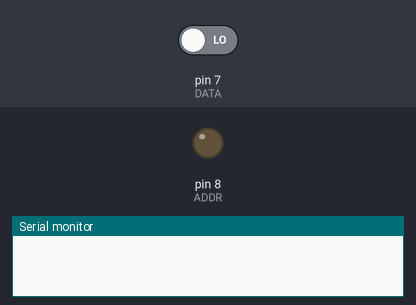
Simulated run of this sketch. Board: Arduino Uno, built with avr-gcc and run on an emulated ATmega328P. Parts: output pins drawn as LEDs (lit = HIGH), the last lines printed to the serial monitor. Inputs (shaded band) come from the test bench; at power-on: pin 7 (DATA) LOW. Pins used as bus, display or sensor lines are not drawn.

Above: at 2.8 s.
At 74.74 s:
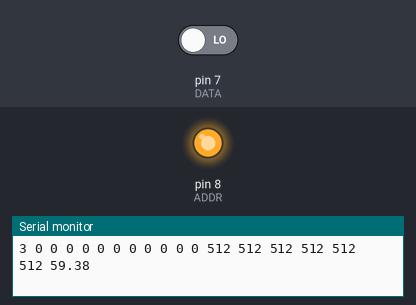
Timing chart, 0 to 76.8 s (numbered marks = the images above):
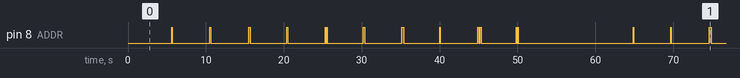

Measured:
- by itself, pin 8 (ADDR): moves between LOW and HIGH, repeating every 59.1 s
- by itself, everything shown: repeats every 59.1 s, in 26 steps

The sketch:

tlctest.ino
```cpp
#include "SimpleTimer.h"
SimpleTimer timer;

// debug variables
#define MSGSIZE 1
static unsigned int rising = 0; // the number of rising edges
static unsigned int falling = 0; // the number of falling edges
static unsigned int timerEventNumber;
static char msg[MSGSIZE];
static uint8_t msgpos;

static int mystate = 0;
static bool clkSig = false;
static bool readFinished = false;
static uint8_t counter1 = 0, counter3 = 0, counter5 = 0;
static uint8_t input; // used in the state machine function timerEvent
static uint8_t bitpos, readpos; // readpos: bit position for reading from pin
static uint8_t val; // receives one bit from the digital pin
static uint8_t adcresult; // holds the 8 bit result
static uint8_t teststate = 4;
static uint8_t cur_CS = 0; // the current active chip

// pins
const byte ANALOG_PINS[] = { A0, A1, A2, A3, A4, A5 }; // we also use these pins as voltage inputs
static uint8_t   SYSCLK = 13;
static uint8_t   IOCLK = 12;
static uint8_t   ADDR = 8;
static uint8_t   DATA = 7;
static uint8_t   CS1 = 4; // CS of the chip 1
static uint8_t   CS2 = 3; // CS of the chip 2

// number of inputs in each chip (0 to 10) (11 inputs)
#define INPUTS 11

void raiseclock() {
  rising++;
  digitalWrite(SYSCLK, HIGH);
  digitalWrite(IOCLK, HIGH);
}

void lowerclock() {
  falling++;
  digitalWrite(SYSCLK, LOW);
  digitalWrite(IOCLK, LOW);
}

// this is the state machine
void timerEvent() {
  timerEventNumber++;
  //Serial.print(" 0."); Serial.print(timerEventNumber);
  if (clkSig == true) {
    lowerclock();
    clkSig = false;
  } else {
    raiseclock();
    clkSig = true;
  }
  //Serial.print(" 1."); Serial.print(clkSig ? 't' : 'f');
  //Serial.print(" 2."); Serial.print(mystate);

  switch(mystate) {
    case 0:
      if (clkSig == true) {
        //Serial.print(" 3.");
        digitalWrite(cur_CS, LOW);
        counter1 = 0;
        mystate = 1;
      }
    break;

    case 1:
      if (clkSig == true) {
        counter1++; // count if rising edge
        //Serial.print(" 4."); Serial.print(counter1);
      }
      if (counter1 == 2) {
        bitpos = B00001000; // 0000 1000
        readpos = B10000000; // 1000 0000
        mystate = 2;
      }
    break;

    case 2:
      // here clkSig should be false immediately after mystate = 2, but then it will be true, then false etc. We write to the address pin at every falling edge
      uint8_t code;
      if (clkSig == false) {
        code = (input & bitpos) && 1;
        //Serial.print(" 6."); Serial.print(code);
        digitalWrite(ADDR, code);
        bitpos = bitpos >> 1;
      } else { //rising edge, read the bit value
        val = digitalRead(DATA); // reads bits 7, 6, 5
        //Serial.print(" 8."); Serial.print(val);
        adcresult = (adcresult | (val ? readpos : 0));
        readpos = readpos >> 1;
        if (readpos == 0x04) {
          //Serial.print(" 9."); Serial.print(val);
          counter3 = 0;
          mystate = 3;
        }
      }
    break;

    case 3:
      if (clkSig == true) {
        val = digitalRead(DATA); // reads bit 4
        //Serial.print(" 10."); Serial.print(val);
        adcresult = (adcresult | (val ? readpos : 0));
        readpos = readpos >> 1;
      }
      if (clkSig == false) { // count if falling edge
        counter3++;
        //Serial.print(" 11."); Serial.print(counter3);
      }
      if (counter3 == 4) {
        mystate = 4;
      }
    break;

    case 4:
      if (clkSig == false) {
        //Serial.print(" 12.");
        digitalWrite(cur_CS, HIGH);
        counter5 = 0;
        mystate = 5;
      }
    break;

    case 5:
      if (clkSig == false) { // count if falling edge
        counter5++;
        //Serial.print(" 13."); Serial.print(counter5);
      }
      if (counter5 == 37) {
        mystate = 6;
      }
    break;

    default:
      //Serial.print(" 14.");
      readFinished = true;
    break;
  }
}

uint8_t readTimer(uint8_t inputNumber) {
  int sht = 50; // 50 us
  readFinished = false;
  mystate = 0;
  input = inputNumber;
  rising = falling = timerEventNumber = msgpos = 0;
  counter1 = 0, counter3 = 0, counter5 = 0;
  adcresult = 0;
  for (int i = 0; i < MSGSIZE; i++) {
    msg[i] = 0;
  }
  int thistimer = timer.setInterval(sht, timerEvent);
  unsigned int count = 0;
  while (!readFinished) {
    count++;
    timer.run();
  }
  timer.deleteTimer(thistimer);

  //Serial.print("\r\n");

  rising = falling = timerEventNumber = 0;
  return adcresult;
}

void select_chip(int CS) {

  // disable both chips
  digitalWrite(CS1, HIGH);
  digitalWrite(CS2, HIGH);

  for (int i = 0; i < 3; i++) {
    lowerclock();
    delayMicroseconds(50);
    raiseclock();
    delayMicroseconds(50);
  }
  lowerclock();

  digitalWrite(CS, LOW); // enable chip

  // spend 3 clock cycles
  for (int i = 0; i < 3; i++) {
    lowerclock();
    delayMicroseconds(50);
    raiseclock();
    delayMicroseconds(50);
  }
  lowerclock();
}

void setup() {

  pinMode(SYSCLK, OUTPUT);
  pinMode(IOCLK, OUTPUT);
  pinMode(ADDR, OUTPUT);
  pinMode(DATA, INPUT);
  pinMode(CS1, OUTPUT);
  pinMode(CS2, OUTPUT);

  cur_CS = CS1;
  select_chip(cur_CS);

  Serial.begin(9600);
}

uint8_t cur_input, lastInput; // current input, will appear in next reading cycle. lastInput will appear in this reading cycle
uint8_t ins[INPUTS];

void loop() {

  if (cur_CS == CS1) {
    cur_CS = CS2;
  } else {
    cur_CS = CS1;
    for (int i = 0; i < 6; i++) { // show the voltages at the analog inputs A0 to A5
      Serial.print(analogRead(ANALOG_PINS[i]));
      Serial.print(" ");
    }
    Serial.print(millis()/1000.0); // last column is time in seconds
    Serial.print("\r\n");
  }
  select_chip(cur_CS);

  for (int i = 0; i < (INPUTS + 1);  i++) { // we read one value more than the number of inputs, because the chip returns the previous input, not the current one
    cur_input = i % INPUTS; // i goes until INPUTS, but cur_input goes until (INPUTS - 1) and then 0
    uint8_t val = readTimer(cur_input);
    ins[lastInput] = val;
    lastInput = i;
  }

  Serial.print(cur_CS);
  Serial.print(" ");

  for (int i = 0; i < INPUTS; i++) {
    Serial.print(ins[i]);
    Serial.print(" ");
  }
}
```
